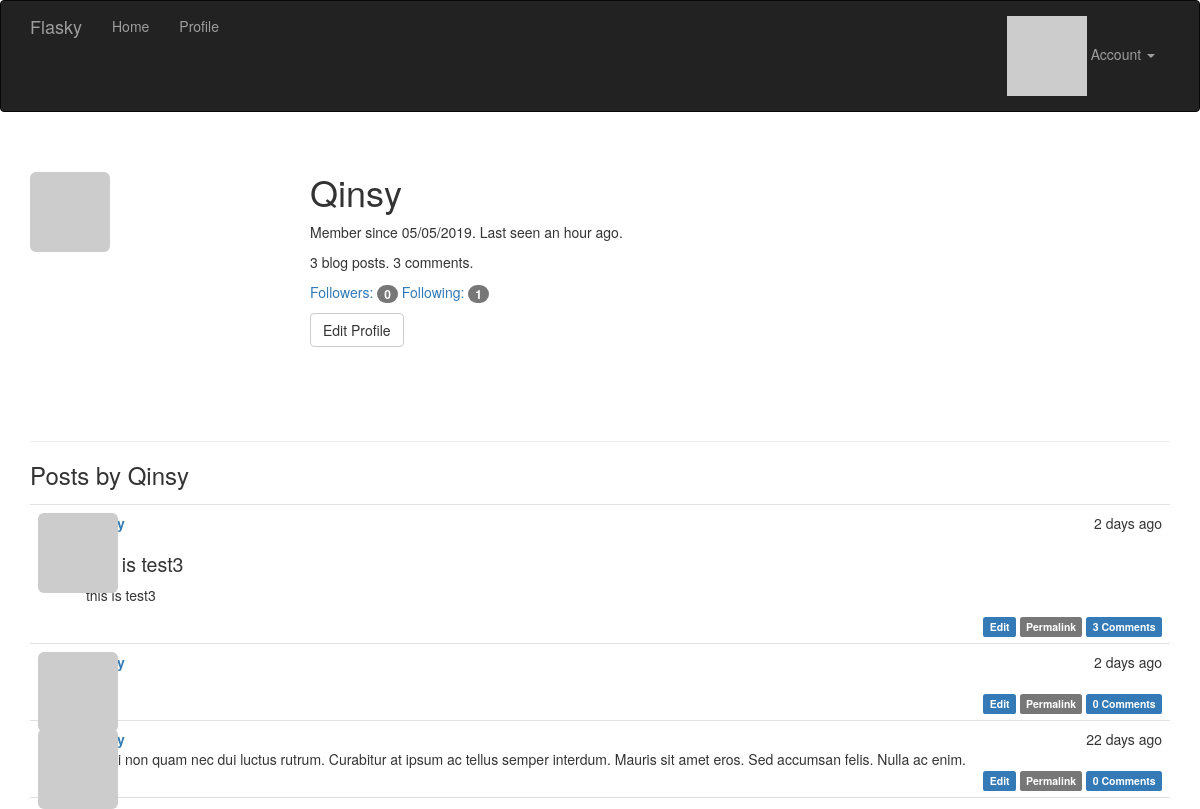
Before: /user/Qinsy (signed in) with the older database file.
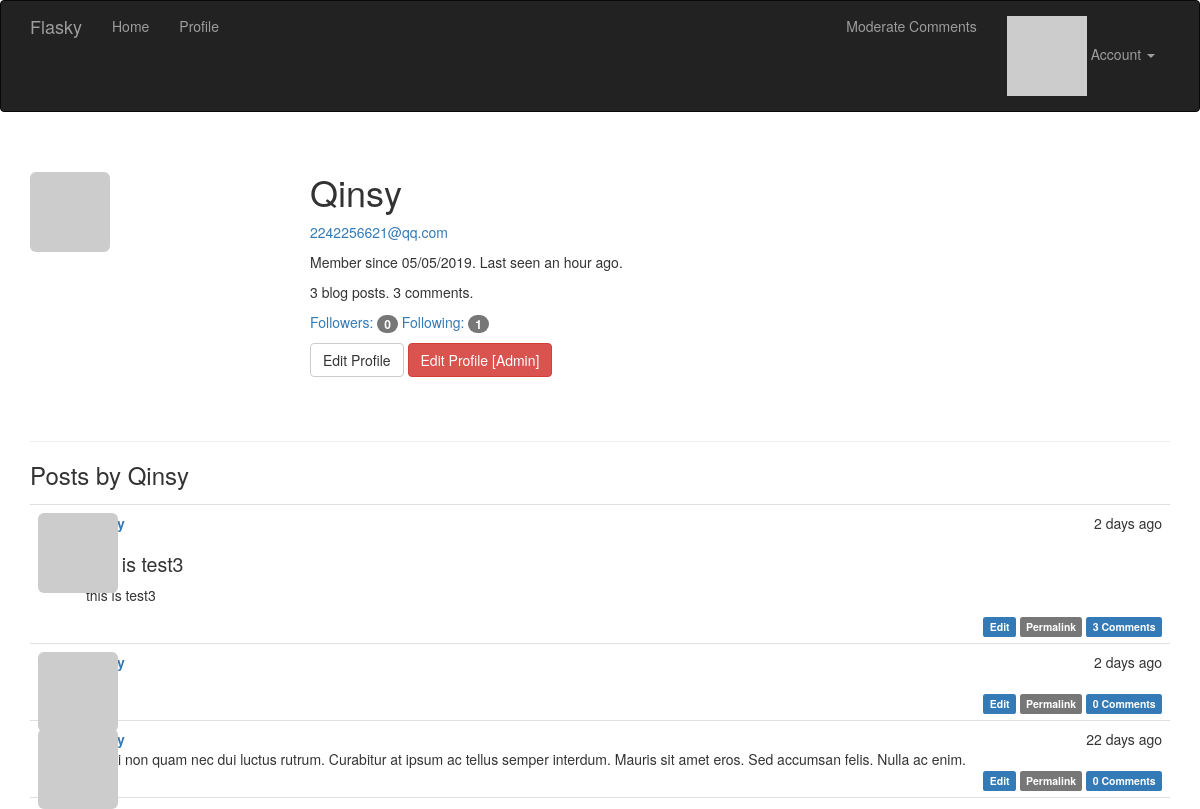
After: the same page with the newer database file.
### app/models.py (models this page shows, shortened)
class User(UserMixin, db.Model):
    __tablename__ = 'users'
    id = db.Column(db.Integer, primary_key=True)
    username = db.Column(db.String(64), unique=True, index=True)
    password_hash = db.Column(db.String(128))
    email = db.Column(db.String(64), unique=True, index=True)
    role_id = db.Column(db.Integer, db.ForeignKey('roles.id'))
    confirmed = db.Column(db.Boolean, default=False)
    name = db.Column(db.String(64))
    location = db.Column(db.String(64))
    about_me = db.Column(db.Text())
    member_since = db.Column(db.DateTime(), default=datetime.utcnow)
    last_seen = db.Column(db.DateTime(), default=datetime.utcnow)
    avatar_hash = db.Column(db.String(32))
    posts = db.relationship('Post', backref='author', lazy='dynamic')
    followed = db.relationship('Follow',
                               foreign_keys=[Follow.follower_id],
                               backref=db.backref('follower', lazy='joined'),
                               lazy='dynamic',
                               cascade='all, delete-orphan')
    followers = db.relationship('Follow',
                                foreign_keys=[Follow.followed_id],
                                backref=db.backref('followed', lazy='joined'),
                                lazy='dynamic',
                                cascade='all, delete-orphan')
    comments = db.relationship('Comment', backref='author', lazy='dynamic')
    @property
    def password(self):
        """不能直接获取密码"""
        raise AttributeError('password is not a readable attribute')
    def can(self, permissions):
        return self.role is not None and \
            (self.role.permissions & permissions) == permissions
    def is_administrator(self):
        return self.can(Permission.ADMINISTER)
    def ping(self):
        self.last_seen = datetime.utcnow()
        db.session.add(self)
    def gravatar(self, size=100, default='identicon', rating='g'):
        if request.is_secure:
            url = 'https://secure.gravatar.com/avatar'
        else:
            url = 'http://www.gravatar.com/avatar'
        hash = self.avatar_hash or hashlib.md5(
            self.email.encode('utf-8')).hexdigest()
        return '{url}/{hash}?s={size}&d={default}&r={rating}'.format(
            url=url, hash=hash, size=size, default=default, rating=rating)

class Post(db.Model):
    __tablename__ = 'posts'
    id = db.Column(db.Integer, primary_key=True)
    body = db.Column(db.Text)
    timestamp = db.Column(db.DateTime, index=True, default=datetime.utcnow)
    author_id = db.Column(db.Integer, db.ForeignKey('users.id'))
    body_html = db.Column(db.Text)
    comments = db.relationship('Comment', backref='post', lazy='dynamic')

### app/main/views.py (the view)
@main.route('/user/<username>')
def user(username):
    user = User.query.filter_by(username=username).first_or_404()
    posts = user.posts.order_by(Post.timestamp.desc()).all()
    return render_template('user.html', user=user, posts=posts)

### app/auth/views.py (called while the page is built)
@auth.before_app_request
def before_request():
    if current_user.is_authenticated:
        current_user.ping()
        if not current_user.confirmed \
                and request.endpoint \
                and request.endpoint[:5] != 'auth.' \
                and request.endpoint != 'static':
            return redirect(url_for('auth.unconfirmed'))

### app/main/__init__.py (called while the page is built)
@main.app_context_processor
def inject_permissions():
    return dict(Permission=Permission)

### app/models.py (called while the page is built)
@login_manager.user_loader
def load_user(user_id):
    return User.query.get(int(user_id))

### app/templates/user.html (shortened to what this page needs)
{% extends "base.html" %}
{% import "_macros.html" as macros %}
{% block page_content %}
<div class="page-header">
    <img class="img-rounded profile-thumbnail" src="{{ user.gravatar(size=256) }}">
    <div class="profile-header">
        <h1>{{ user.username }}</h1>
        {% if current_user.is_administrator() %}
        <p><a href="mailto:{{ user.email }}">{{ user.email }}</a></p>
        {% endif %}
        <p>Member since {{ moment(user.member_since).format('L') }}. Last seen {{ moment(user.last_seen).fromNow() }}.</p>
        <p>{{ user.posts.count() }} blog posts. {{ user.comments.count() }} comments.</p>
        <p>
            <a href="{{ url_for('.followers', username=user.username) }}">Followers: <span class="badge">{{ user.followers.count() - 1 }}</span></a>
            <a href="{{ url_for('.followed_by', username=user.username) }}">Following: <span class="badge">{{ user.followed.count() - 1 }}</span></a>
        </p>
        <p>
            {% if user == current_user %}
            <a class="btn btn-default" href="{{ url_for('.edit_profile') }}">Edit Profile</a>
            {% endif %}
            {% if current_user.is_administrator() %}
            <a class="btn btn-danger" href="{{ url_for('.edit_profile_admin', id=user.id) }}">Edit Profile [Admin]</a>
            {% endif %}
        </p>
    </div>
</div>
<h3>Posts by {{ user.username }}</h3>
{% include '_posts.html' %}
{% endblock %}

### app/templates/base.html (shortened to what this page needs)
{% extends "bootstrap/base.html" %}
{% block head %}
{{ super() }}
<link rel="stylesheet" type="text/css" href="{{ url_for('static', filename='styles.css') }}">
{% endblock %}
{% block navbar %}
<div class="navbar navbar-inverse" role="navigation">
    <div class="container">
        <div class="navbar-header">
            <a class="navbar-brand" href="{{ url_for('main.index') }}">Flasky</a>
        </div>
        <div class="navbar-collapse collapse">
            <ul class="nav navbar-nav">
                <li><a href="{{ url_for('main.index') }}">Home</a></li>
                {% if current_user.is_authenticated %}
                <li><a href="{{ url_for('main.user', username=current_user.username) }}">Profile</a></li>
                {% endif %}
            </ul>
            <ul class="nav navbar-nav navbar-right">
                {% if current_user.can(Permission.MODERATE_COMMENTS) %}
                <li><a href="{{ url_for('main.moderate') }}">Moderate Comments</a></li>
                {% endif %}
                {% if current_user.is_authenticated %}
                <li class="dropdown">
                    <a href="#" class="dropdown-toggle" data-toggle="dropdown">
                        <img src="{{ current_user.gravatar(size=18) }}">
                        Account <b class="caret"></b>
                    </a>
                </li>
                {% else %}
                <li><a href="{{ url_for('auth.login') }}">Log In</a></li>
                {% endif %}
            </ul>
        </div>
    </div>
</div>
{% endblock %}
{% block content %}
<div class="container">
    {% block page_content %}{% endblock %}
</div>
{% endblock %}

### app/templates/_posts.html
<ul class="posts">
    {% for post in posts %}
    <li class="post">
        <div class="post-thumbnail">
            <a href="{{ url_for('.user', username=post.author.username) }}">
                <img class="img-rounded profile-thumbnail" src="{{ post.author.gravatar(size=40) }}">
            </a>
        </div>
        <div class="post-content">
            <div class="post-date">{{ moment(post.timestamp).fromNow() }}</div>
            <div class="post-author"><a href="{{ url_for('.user', username=post.author.username) }}">{{ post.author.username }}</a></div>
            <div class="post-body">
                {% if post.body_html %}
                    {{ post.body_html | safe }}
                {% else %}
                    {{ post.body }}
                {% endif %}
            </div>
            <div class="post-footer">
                {% if current_user == post.author %}
                <a href="{{ url_for('.edit', id=post.id) }}">
                    <span class="label label-primary">Edit</span>
                </a>
                {% elif current_user.is_administrator() %}
                <a href="{{ url_for('.edit', id=post.id) }}">
                    <span class="label label-danger">Edit [Admin]</span>
                </a>
                {% endif %}
                <a href="{{ url_for('.post', id=post.id) }}">
                    <span class="label label-default">Permalink</span>
                </a>
                <a href="{{ url_for('.post', id=post.id) }}#comments">
                    <span class="label label-primary">{{ post.comments.count() }} Comments</span>
                </a>
            </div>
        </div>
    </li>
    {% endfor %}
</ul>

### app/static/styles.css (style rules this page uses)
.profile-thumbnail { position: absolute; }
.profile-header { min-height: 260px; margin-left: 280px; }
ul.posts { list-style-type: none; padding: 0px; margin: 16px 0px 0px 0px; border-top: 1px solid #e0e0e0; }
ul.posts li.post { padding: 8px; border-bottom: 1px solid #e0e0e0; }
div.post-date { float: right; }
div.post-author { font-weight: bold; }
div.post-thumbnail { position: absolute; }
div.post-content { margin-left: 48px; min-height: 48px; }
div.post-footer { text-align: right; }
.post-body h1 { font-size: 140%; }

Changed rows visible on the page:
changed User "Qinsy": email (not shown) → "2242256621@qq.com"
Other visible differences:
text now shown: "Moderate Comments Edit Profile [Admin]"
